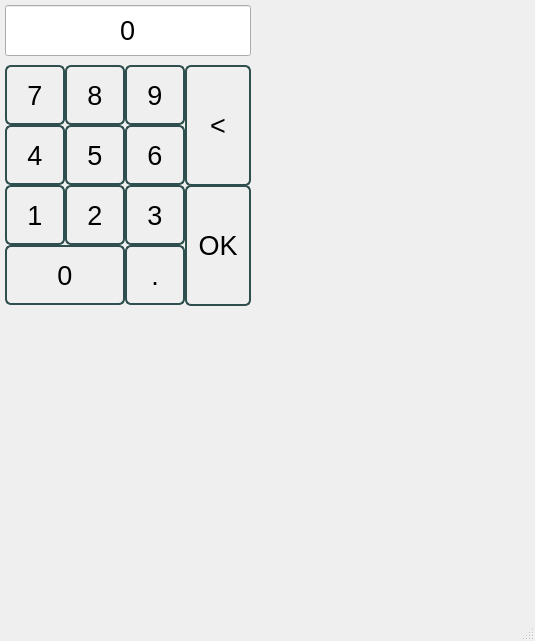
<?xml version="1.0" encoding="UTF-8"?>
<ui version="4.0">
 <class>dlgNumInput</class>
 <widget class="QDialog" name="dlgNumInput">
  <property name="windowModality">
   <enum>Qt::ApplicationModal</enum>
  </property>
  <property name="geometry">
   <rect>
    <x>0</x>
    <y>0</y>
    <width>535</width>
    <height>641</height>
   </rect>
  </property>
  <property name="windowTitle">
   <string>Dialog</string>
  </property>
  <property name="sizeGripEnabled">
   <bool>true</bool>
  </property>
  <property name="modal">
   <bool>false</bool>
  </property>
  <widget class="QPushButton" name="pb_7">
   <property name="geometry">
    <rect>
     <x>5</x>
     <y>65</y>
     <width>60</width>
     <height>60</height>
    </rect>
   </property>
   <property name="font">
    <font>
     <pointsize>20</pointsize>
    </font>
   </property>
   <property name="styleSheet">
    <string notr="true"> QPushButton {
	border-style: ridge;
     border: 2px solid DarkSlateGray;
     border-radius: 6px;
     background-color: qlineargradient(x1: 0, y1: 0, x2: 0, y2: 1,
                                       stop: 0 #f6f7fa, stop: 1 #dadbde);
 }

 QPushButton:pressed {
     background-color: qlineargradient(x1: 0, y1: 0, x2: 0, y2: 1,
                                       stop: 0 #dadbde, stop: 1 #f6f7fa);
 }

 QPushButton:!enabled {
     background-color:DarkGray;
 }</string>
   </property>
   <property name="text">
    <string>7</string>
   </property>
   <property name="flat">
    <bool>false</bool>
   </property>
  </widget>
  <widget class="QLineEdit" name="le_text">
   <property name="geometry">
    <rect>
     <x>5</x>
     <y>5</y>
     <width>246</width>
     <height>51</height>
    </rect>
   </property>
   <property name="font">
    <font>
     <pointsize>20</pointsize>
    </font>
   </property>
   <property name="layoutDirection">
    <enum>Qt::LeftToRight</enum>
   </property>
   <property name="styleSheet">
    <string notr="true"> QPushButton {
	border-style: ridge;
     border: 2px solid DarkSlateGray;
     border-radius: 6px;
     background-color: qlineargradient(x1: 0, y1: 0, x2: 0, y2: 1,
                                       stop: 0 #f6f7fa, stop: 1 #dadbde);
 }

 QPushButton:pressed {
     background-color: qlineargradient(x1: 0, y1: 0, x2: 0, y2: 1,
                                       stop: 0 #dadbde, stop: 1 #f6f7fa);
 }

 QPushButton:!enabled {
     background-color:DarkGray;
 }</string>
   </property>
   <property name="text">
    <string>0</string>
   </property>
   <property name="maxLength">
    <number>10</number>
   </property>
   <property name="frame">
    <bool>true</bool>
   </property>
   <property name="alignment">
    <set>Qt::AlignCenter</set>
   </property>
   <property name="readOnly">
    <bool>true</bool>
   </property>
  </widget>
  <widget class="QPushButton" name="pb_8">
   <property name="geometry">
    <rect>
     <x>65</x>
     <y>65</y>
     <width>60</width>
     <height>60</height>
    </rect>
   </property>
   <property name="font">
    <font>
     <pointsize>20</pointsize>
    </font>
   </property>
   <property name="styleSheet">
    <string notr="true"> QPushButton {
	border-style: ridge;
     border: 2px solid DarkSlateGray;
     border-radius: 6px;
     background-color: qlineargradient(x1: 0, y1: 0, x2: 0, y2: 1,
                                       stop: 0 #f6f7fa, stop: 1 #dadbde);
 }

 QPushButton:pressed {
     background-color: qlineargradient(x1: 0, y1: 0, x2: 0, y2: 1,
                                       stop: 0 #dadbde, stop: 1 #f6f7fa);
 }

 QPushButton:!enabled {
     background-color:DarkGray;
 }</string>
   </property>
   <property name="text">
    <string>8</string>
   </property>
   <property name="flat">
    <bool>false</bool>
   </property>
  </widget>
  <widget class="QPushButton" name="pb_9">
   <property name="geometry">
    <rect>
     <x>125</x>
     <y>65</y>
     <width>60</width>
     <height>60</height>
    </rect>
   </property>
   <property name="font">
    <font>
     <pointsize>20</pointsize>
    </font>
   </property>
   <property name="styleSheet">
    <string notr="true"> QPushButton {
	border-style: ridge;
     border: 2px solid DarkSlateGray;
     border-radius: 6px;
     background-color: qlineargradient(x1: 0, y1: 0, x2: 0, y2: 1,
                                       stop: 0 #f6f7fa, stop: 1 #dadbde);
 }

 QPushButton:pressed {
     background-color: qlineargradient(x1: 0, y1: 0, x2: 0, y2: 1,
                                       stop: 0 #dadbde, stop: 1 #f6f7fa);
 }

 QPushButton:!enabled {
     background-color:DarkGray;
 }</string>
   </property>
   <property name="text">
    <string>9</string>
   </property>
   <property name="flat">
    <bool>false</bool>
   </property>
  </widget>
  <widget class="QPushButton" name="pb_6">
   <property name="geometry">
    <rect>
     <x>125</x>
     <y>125</y>
     <width>60</width>
     <height>60</height>
    </rect>
   </property>
   <property name="font">
    <font>
     <pointsize>20</pointsize>
    </font>
   </property>
   <property name="styleSheet">
    <string notr="true"> QPushButton {
	border-style: ridge;
     border: 2px solid DarkSlateGray;
     border-radius: 6px;
     background-color: qlineargradient(x1: 0, y1: 0, x2: 0, y2: 1,
                                       stop: 0 #f6f7fa, stop: 1 #dadbde);
 }

 QPushButton:pressed {
     background-color: qlineargradient(x1: 0, y1: 0, x2: 0, y2: 1,
                                       stop: 0 #dadbde, stop: 1 #f6f7fa);
 }

 QPushButton:!enabled {
     background-color:DarkGray;
 }</string>
   </property>
   <property name="text">
    <string>6</string>
   </property>
   <property name="flat">
    <bool>false</bool>
   </property>
  </widget>
  <widget class="QPushButton" name="pb_5">
   <property name="geometry">
    <rect>
     <x>65</x>
     <y>125</y>
     <width>60</width>
     <height>60</height>
    </rect>
   </property>
   <property name="font">
    <font>
     <pointsize>20</pointsize>
    </font>
   </property>
   <property name="styleSheet">
    <string notr="true"> QPushButton {
	border-style: ridge;
     border: 2px solid DarkSlateGray;
     border-radius: 6px;
     background-color: qlineargradient(x1: 0, y1: 0, x2: 0, y2: 1,
                                       stop: 0 #f6f7fa, stop: 1 #dadbde);
 }

 QPushButton:pressed {
     background-color: qlineargradient(x1: 0, y1: 0, x2: 0, y2: 1,
                                       stop: 0 #dadbde, stop: 1 #f6f7fa);
 }

 QPushButton:!enabled {
     background-color:DarkGray;
 }</string>
   </property>
   <property name="text">
    <string>5</string>
   </property>
   <property name="flat">
    <bool>false</bool>
   </property>
  </widget>
  <widget class="QPushButton" name="pb_4">
   <property name="geometry">
    <rect>
     <x>5</x>
     <y>125</y>
     <width>60</width>
     <height>60</height>
    </rect>
   </property>
   <property name="font">
    <font>
     <pointsize>20</pointsize>
    </font>
   </property>
   <property name="styleSheet">
    <string notr="true"> QPushButton {
	border-style: ridge;
     border: 2px solid DarkSlateGray;
     border-radius: 6px;
     background-color: qlineargradient(x1: 0, y1: 0, x2: 0, y2: 1,
                                       stop: 0 #f6f7fa, stop: 1 #dadbde);
 }

 QPushButton:pressed {
     background-color: qlineargradient(x1: 0, y1: 0, x2: 0, y2: 1,
                                       stop: 0 #dadbde, stop: 1 #f6f7fa);
 }

 QPushButton:!enabled {
     background-color:DarkGray;
 }</string>
   </property>
   <property name="text">
    <string>4</string>
   </property>
   <property name="flat">
    <bool>false</bool>
   </property>
  </widget>
  <widget class="QPushButton" name="pb_1">
   <property name="geometry">
    <rect>
     <x>5</x>
     <y>185</y>
     <width>60</width>
     <height>60</height>
    </rect>
   </property>
   <property name="font">
    <font>
     <pointsize>20</pointsize>
    </font>
   </property>
   <property name="styleSheet">
    <string notr="true"> QPushButton {
	border-style: ridge;
     border: 2px solid DarkSlateGray;
     border-radius: 6px;
     background-color: qlineargradient(x1: 0, y1: 0, x2: 0, y2: 1,
                                       stop: 0 #f6f7fa, stop: 1 #dadbde);
 }

 QPushButton:pressed {
     background-color: qlineargradient(x1: 0, y1: 0, x2: 0, y2: 1,
                                       stop: 0 #dadbde, stop: 1 #f6f7fa);
 }

 QPushButton:!enabled {
     background-color:DarkGray;
 }</string>
   </property>
   <property name="text">
    <string>1</string>
   </property>
   <property name="flat">
    <bool>false</bool>
   </property>
  </widget>
  <widget class="QPushButton" name="pb_2">
   <property name="geometry">
    <rect>
     <x>65</x>
     <y>185</y>
     <width>60</width>
     <height>60</height>
    </rect>
   </property>
   <property name="font">
    <font>
     <pointsize>20</pointsize>
    </font>
   </property>
   <property name="styleSheet">
    <string notr="true"> QPushButton {
	border-style: ridge;
     border: 2px solid DarkSlateGray;
     border-radius: 6px;
     background-color: qlineargradient(x1: 0, y1: 0, x2: 0, y2: 1,
                                       stop: 0 #f6f7fa, stop: 1 #dadbde);
 }

 QPushButton:pressed {
     background-color: qlineargradient(x1: 0, y1: 0, x2: 0, y2: 1,
                                       stop: 0 #dadbde, stop: 1 #f6f7fa);
 }

 QPushButton:!enabled {
     background-color:DarkGray;
 }</string>
   </property>
   <property name="text">
    <string>2</string>
   </property>
   <property name="flat">
    <bool>false</bool>
   </property>
  </widget>
  <widget class="QPushButton" name="pb_3">
   <property name="geometry">
    <rect>
     <x>125</x>
     <y>185</y>
     <width>60</width>
     <height>60</height>
    </rect>
   </property>
   <property name="font">
    <font>
     <pointsize>20</pointsize>
    </font>
   </property>
   <property name="styleSheet">
    <string notr="true"> QPushButton {
	border-style: ridge;
     border: 2px solid DarkSlateGray;
     border-radius: 6px;
     background-color: qlineargradient(x1: 0, y1: 0, x2: 0, y2: 1,
                                       stop: 0 #f6f7fa, stop: 1 #dadbde);
 }

 QPushButton:pressed {
     background-color: qlineargradient(x1: 0, y1: 0, x2: 0, y2: 1,
                                       stop: 0 #dadbde, stop: 1 #f6f7fa);
 }

 QPushButton:!enabled {
     background-color:DarkGray;
 }</string>
   </property>
   <property name="text">
    <string>3</string>
   </property>
   <property name="flat">
    <bool>false</bool>
   </property>
  </widget>
  <widget class="QPushButton" name="pb_dot">
   <property name="geometry">
    <rect>
     <x>125</x>
     <y>245</y>
     <width>60</width>
     <height>60</height>
    </rect>
   </property>
   <property name="font">
    <font>
     <pointsize>20</pointsize>
    </font>
   </property>
   <property name="styleSheet">
    <string notr="true"> QPushButton {
	border-style: ridge;
     border: 2px solid DarkSlateGray;
     border-radius: 6px;
     background-color: qlineargradient(x1: 0, y1: 0, x2: 0, y2: 1,
                                       stop: 0 #f6f7fa, stop: 1 #dadbde);
 }

 QPushButton:pressed {
     background-color: qlineargradient(x1: 0, y1: 0, x2: 0, y2: 1,
                                       stop: 0 #dadbde, stop: 1 #f6f7fa);
 }

 QPushButton:!enabled {
     background-color:DarkGray;
 }</string>
   </property>
   <property name="text">
    <string>.</string>
   </property>
   <property name="flat">
    <bool>false</bool>
   </property>
  </widget>
  <widget class="QPushButton" name="pb_enter">
   <property name="geometry">
    <rect>
     <x>185</x>
     <y>185</y>
     <width>66</width>
     <height>121</height>
    </rect>
   </property>
   <property name="font">
    <font>
     <pointsize>20</pointsize>
    </font>
   </property>
   <property name="styleSheet">
    <string notr="true"> QPushButton {
	border-style: ridge;
     border: 2px solid DarkSlateGray;
     border-radius: 6px;
     background-color: qlineargradient(x1: 0, y1: 0, x2: 0, y2: 1,
                                       stop: 0 #f6f7fa, stop: 1 #dadbde);
 }

 QPushButton:pressed {
     background-color: qlineargradient(x1: 0, y1: 0, x2: 0, y2: 1,
                                       stop: 0 #dadbde, stop: 1 #f6f7fa);
 }

 QPushButton:!enabled {
     background-color:DarkGray;
 }</string>
   </property>
   <property name="text">
    <string>OK</string>
   </property>
   <property name="flat">
    <bool>false</bool>
   </property>
  </widget>
  <widget class="QPushButton" name="pb_0">
   <property name="geometry">
    <rect>
     <x>5</x>
     <y>245</y>
     <width>120</width>
     <height>60</height>
    </rect>
   </property>
   <property name="font">
    <font>
     <pointsize>20</pointsize>
    </font>
   </property>
   <property name="styleSheet">
    <string notr="true"> QPushButton {
	border-style: ridge;
     border: 2px solid DarkSlateGray;
     border-radius: 6px;
     background-color: qlineargradient(x1: 0, y1: 0, x2: 0, y2: 1,
                                       stop: 0 #f6f7fa, stop: 1 #dadbde);
 }

 QPushButton:pressed {
     background-color: qlineargradient(x1: 0, y1: 0, x2: 0, y2: 1,
                                       stop: 0 #dadbde, stop: 1 #f6f7fa);
 }

 QPushButton:!enabled {
     background-color:DarkGray;
 }</string>
   </property>
   <property name="text">
    <string>0</string>
   </property>
   <property name="flat">
    <bool>false</bool>
   </property>
  </widget>
  <widget class="QPushButton" name="pb_bkspc">
   <property name="geometry">
    <rect>
     <x>185</x>
     <y>65</y>
     <width>66</width>
     <height>121</height>
    </rect>
   </property>
   <property name="font">
    <font>
     <pointsize>20</pointsize>
    </font>
   </property>
   <property name="styleSheet">
    <string notr="true"> QPushButton {
	border-style: ridge;
     border: 2px solid DarkSlateGray;
     border-radius: 6px;
     background-color: qlineargradient(x1: 0, y1: 0, x2: 0, y2: 1,
                                       stop: 0 #f6f7fa, stop: 1 #dadbde);
 }

 QPushButton:pressed {
     background-color: qlineargradient(x1: 0, y1: 0, x2: 0, y2: 1,
                                       stop: 0 #dadbde, stop: 1 #f6f7fa);
 }

 QPushButton:!enabled {
     background-color:DarkGray;
 }</string>
   </property>
   <property name="text">
    <string>&lt;</string>
   </property>
   <property name="flat">
    <bool>false</bool>
   </property>
  </widget>
 </widget>
 <tabstops>
  <tabstop>pb_1</tabstop>
  <tabstop>pb_2</tabstop>
  <tabstop>pb_3</tabstop>
  <tabstop>pb_4</tabstop>
  <tabstop>pb_5</tabstop>
  <tabstop>pb_6</tabstop>
  <tabstop>pb_7</tabstop>
  <tabstop>pb_8</tabstop>
  <tabstop>pb_9</tabstop>
  <tabstop>pb_0</tabstop>
  <tabstop>pb_dot</tabstop>
  <tabstop>pb_enter</tabstop>
  <tabstop>le_text</tabstop>
 </tabstops>
 <resources/>
 <connections>
  <connection>
   <sender>pb_1</sender>
   <signal>clicked()</signal>
   <receiver>dlgNumInput</receiver>
   <slot>pb_1_click()</slot>
   <hints>
    <hint type="sourcelabel">
     <x>16</x>
     <y>209</y>
    </hint>
    <hint type="destinationlabel">
     <x>30</x>
     <y>420</y>
    </hint>
   </hints>
  </connection>
  <connection>
   <sender>pb_2</sender>
   <signal>clicked()</signal>
   <receiver>dlgNumInput</receiver>
   <slot>pb_2_click()</slot>
   <hints>
    <hint type="sourcelabel">
     <x>98</x>
     <y>215</y>
    </hint>
    <hint type="destinationlabel">
     <x>106</x>
     <y>358</y>
    </hint>
   </hints>
  </connection>
  <connection>
   <sender>pb_3</sender>
   <signal>clicked()</signal>
   <receiver>dlgNumInput</receiver>
   <slot>pb_3_click()</slot>
   <hints>
    <hint type="sourcelabel">
     <x>151</x>
     <y>210</y>
    </hint>
    <hint type="destinationlabel">
     <x>293</x>
     <y>378</y>
    </hint>
   </hints>
  </connection>
  <connection>
   <sender>pb_4</sender>
   <signal>clicked()</signal>
   <receiver>dlgNumInput</receiver>
   <slot>pb_4_click()</slot>
   <hints>
    <hint type="sourcelabel">
     <x>18</x>
     <y>168</y>
    </hint>
    <hint type="destinationlabel">
     <x>34</x>
     <y>386</y>
    </hint>
   </hints>
  </connection>
  <connection>
   <sender>pb_5</sender>
   <signal>clicked()</signal>
   <receiver>dlgNumInput</receiver>
   <slot>pb_5_click()</slot>
   <hints>
    <hint type="sourcelabel">
     <x>86</x>
     <y>143</y>
    </hint>
    <hint type="destinationlabel">
     <x>233</x>
     <y>378</y>
    </hint>
   </hints>
  </connection>
  <connection>
   <sender>pb_6</sender>
   <signal>clicked()</signal>
   <receiver>dlgNumInput</receiver>
   <slot>pb_6_click()</slot>
   <hints>
    <hint type="sourcelabel">
     <x>146</x>
     <y>156</y>
    </hint>
    <hint type="destinationlabel">
     <x>294</x>
     <y>378</y>
    </hint>
   </hints>
  </connection>
  <connection>
   <sender>pb_7</sender>
   <signal>clicked()</signal>
   <receiver>dlgNumInput</receiver>
   <slot>pb_7_click()</slot>
   <hints>
    <hint type="sourcelabel">
     <x>25</x>
     <y>96</y>
    </hint>
    <hint type="destinationlabel">
     <x>194</x>
     <y>441</y>
    </hint>
   </hints>
  </connection>
  <connection>
   <sender>pb_8</sender>
   <signal>clicked()</signal>
   <receiver>dlgNumInput</receiver>
   <slot>pb_8_click()</slot>
   <hints>
    <hint type="sourcelabel">
     <x>93</x>
     <y>83</y>
    </hint>
    <hint type="destinationlabel">
     <x>232</x>
     <y>378</y>
    </hint>
   </hints>
  </connection>
  <connection>
   <sender>pb_9</sender>
   <signal>clicked()</signal>
   <receiver>dlgNumInput</receiver>
   <slot>pb_9_click()</slot>
   <hints>
    <hint type="sourcelabel">
     <x>154</x>
     <y>84</y>
    </hint>
    <hint type="destinationlabel">
     <x>292</x>
     <y>378</y>
    </hint>
   </hints>
  </connection>
  <connection>
   <sender>pb_0</sender>
   <signal>clicked()</signal>
   <receiver>dlgNumInput</receiver>
   <slot>pb_0_click()</slot>
   <hints>
    <hint type="sourcelabel">
     <x>52</x>
     <y>301</y>
    </hint>
    <hint type="destinationlabel">
     <x>55</x>
     <y>343</y>
    </hint>
   </hints>
  </connection>
  <connection>
   <sender>pb_dot</sender>
   <signal>clicked()</signal>
   <receiver>dlgNumInput</receiver>
   <slot>pb_dot_click()</slot>
   <hints>
    <hint type="sourcelabel">
     <x>140</x>
     <y>279</y>
    </hint>
    <hint type="destinationlabel">
     <x>151</x>
     <y>319</y>
    </hint>
   </hints>
  </connection>
  <connection>
   <sender>pb_enter</sender>
   <signal>clicked()</signal>
   <receiver>dlgNumInput</receiver>
   <slot>accept()</slot>
   <hints>
    <hint type="sourcelabel">
     <x>250</x>
     <y>219</y>
    </hint>
    <hint type="destinationlabel">
     <x>286</x>
     <y>227</y>
    </hint>
   </hints>
  </connection>
  <connection>
   <sender>pb_bkspc</sender>
   <signal>clicked()</signal>
   <receiver>dlgNumInput</receiver>
   <slot>pb_bkspc_click()</slot>
   <hints>
    <hint type="sourcelabel">
     <x>227</x>
     <y>127</y>
    </hint>
    <hint type="destinationlabel">
     <x>281</x>
     <y>136</y>
    </hint>
   </hints>
  </connection>
 </connections>
 <slots>
  <slot>pb_1_click()</slot>
  <slot>pb_2_click()</slot>
  <slot>pb_3_click()</slot>
  <slot>pb_4_click()</slot>
  <slot>pb_5_click()</slot>
  <slot>pb_6_click()</slot>
  <slot>pb_8_click()</slot>
  <slot>pb_9_click()</slot>
  <slot>pb_0_click()</slot>
  <slot>pb_dot_click()</slot>
  <slot>pb_7_click()</slot>
  <slot>pb_bkspc_click()</slot>
 </slots>
</ui>
